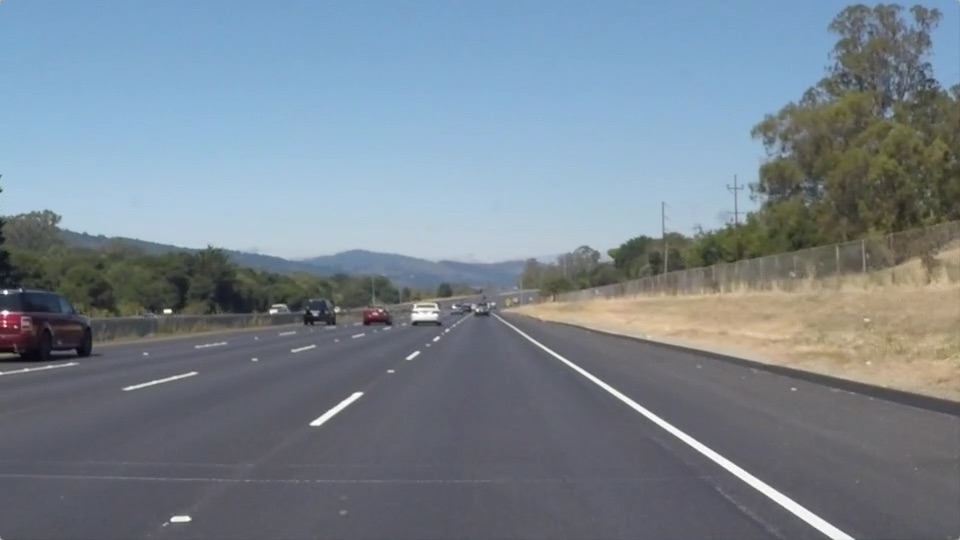
#> input picture solidWhiteRight.jpg, 960 x 540 px
$ python sobel.py   (older library calls are emulated)
#> lines starting #> are read from the running program, lines starting #| are printed output that depends on the picture
import matplotlib.pyplot as plt
import matplotlib.image as mpimg
import numpy as np
import cv2

img = mpimg.imread('solidWhiteRight.jpg')
#> img is the input picture: shape (540, 960, 3); mean R, G, B 120.3, 132.6, 143.7

gray = cv2.cvtColor(img, cv2.COLOR_RGB2GRAY)
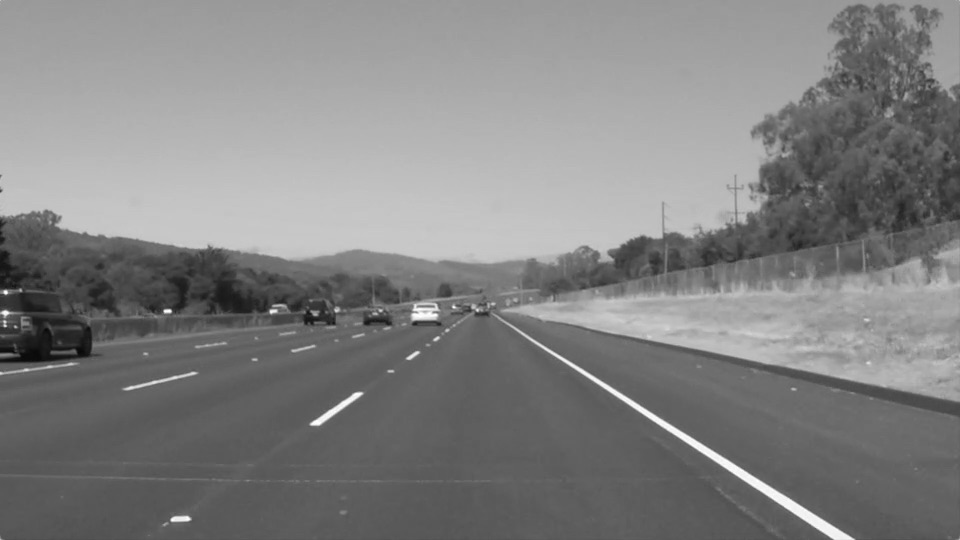
#> gray: shape (540, 960); min 8, max 255, mean 130.1

sobelx = cv2.Sobel(gray, cv2.CV_64F, 1, 0, ksize=9)
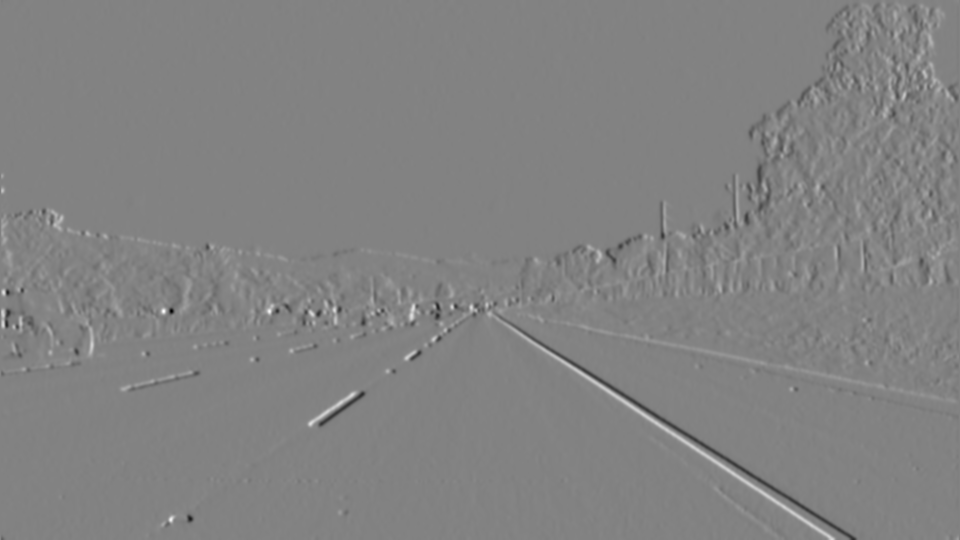
#> sobelx: shape (540, 960) float64; min -1247272, max 1189980, mean 120.9; drawn with min black and max white
sobely = cv2.Sobel(gray, cv2.CV_64F, 0, 1, ksize=9)
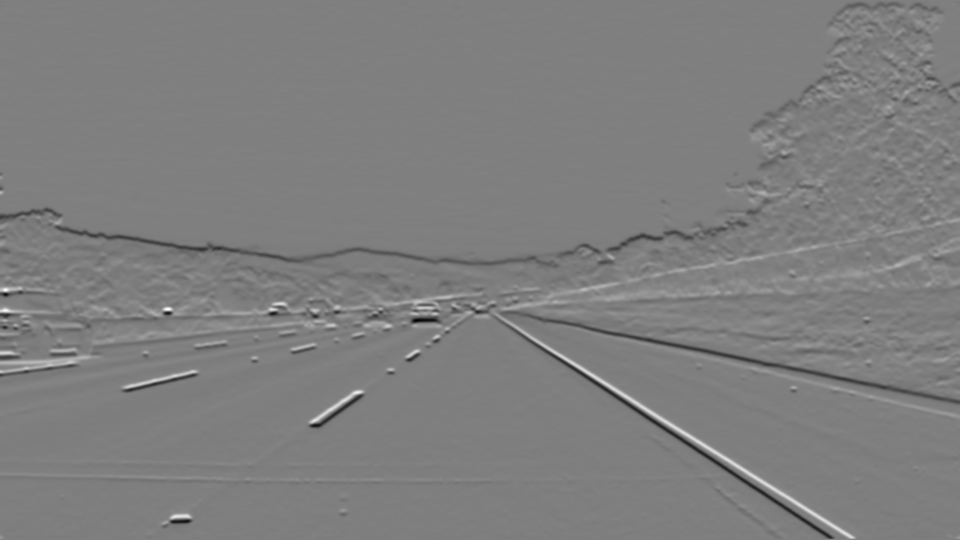
#> sobely: shape (540, 960) float64; min -1463408, max 1469218, mean -3730.2; drawn with min black and max white

z = sobelx + sobely

abs_sobelx = np.absolute(z)
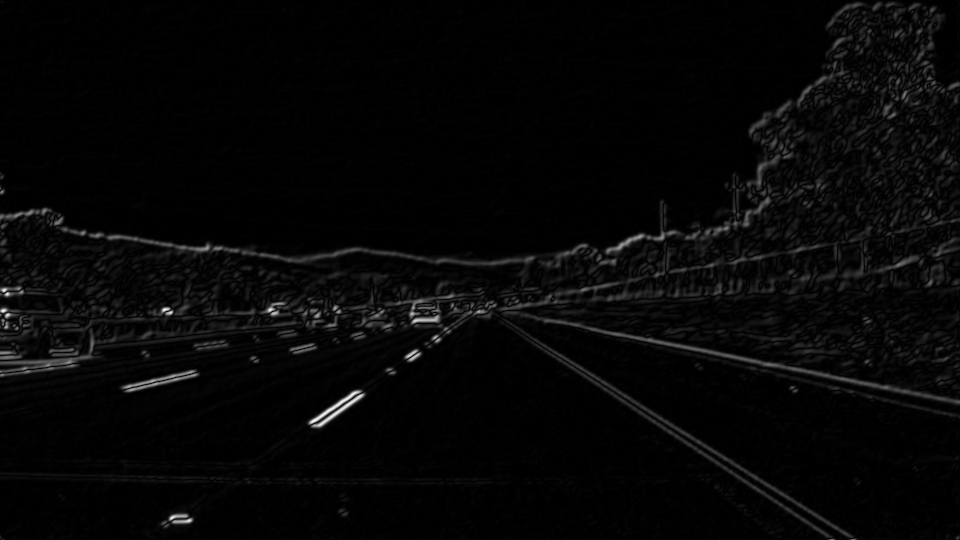
#> abs_sobelx: shape (540, 960) float64; min 0, max 1815790, mean 49558.7; drawn with min black and max white

scaled_sobel = np.uint8(255*abs_sobelx/np.max(abs_sobelx))

thresh_min = 20
thresh_max = 100
sxbinary = np.zeros_like(scaled_sobel)
sxbinary[(scaled_sobel >= thresh_min) & (scaled_sobel <=thresh_max)] = 1
plt.imshow(sxbinary, cmap='gray')
plt.show()
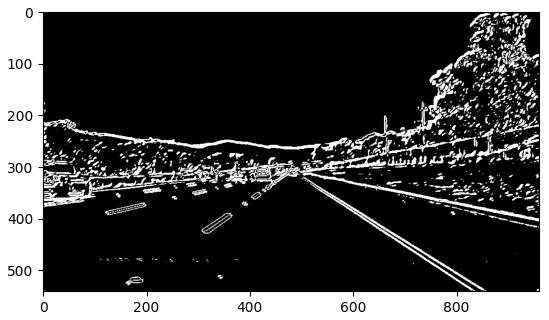
#> figure drawn by matplotlib, 1 panel

$ run again, with bridge_shadow.jpg copied over solidWhiteRight.jpg
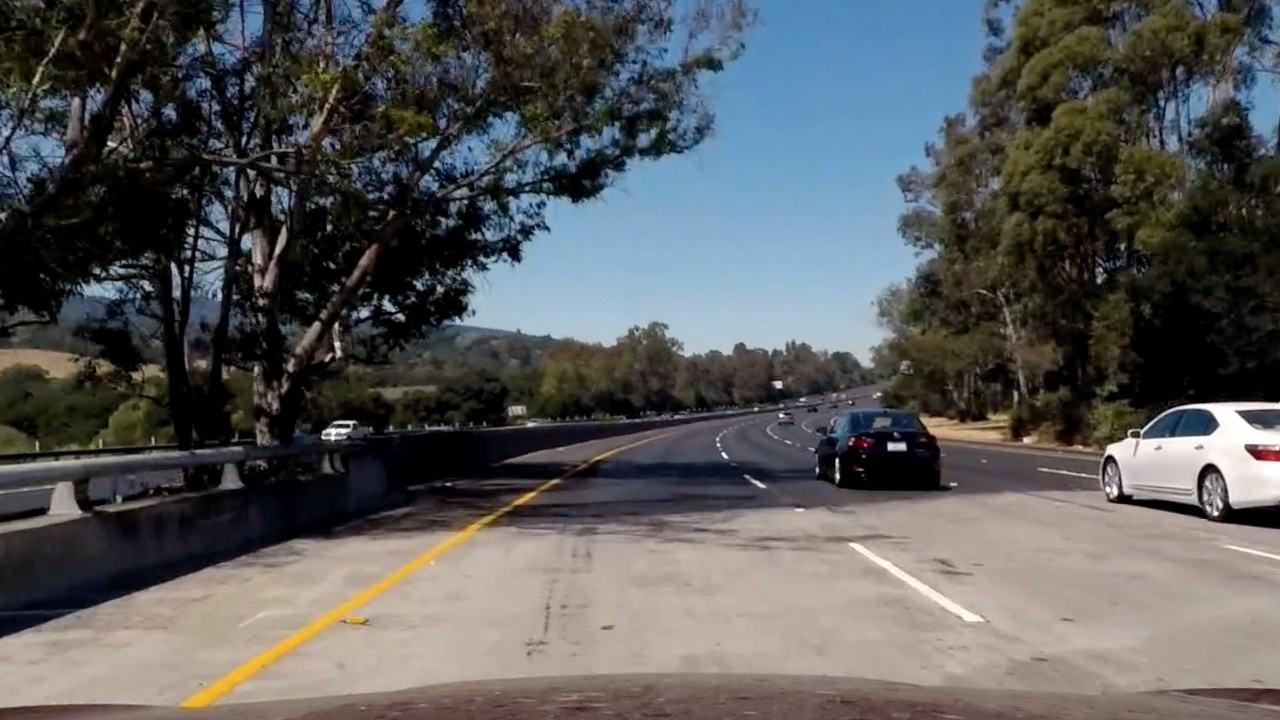
#> input picture bridge_shadow.jpg, 1280 x 720 px
#> img is the input picture: shape (720, 1280, 3); mean R, G, B 89.7, 90.6, 90.8
#> `abs_sobelx = np.absolute(z)`:
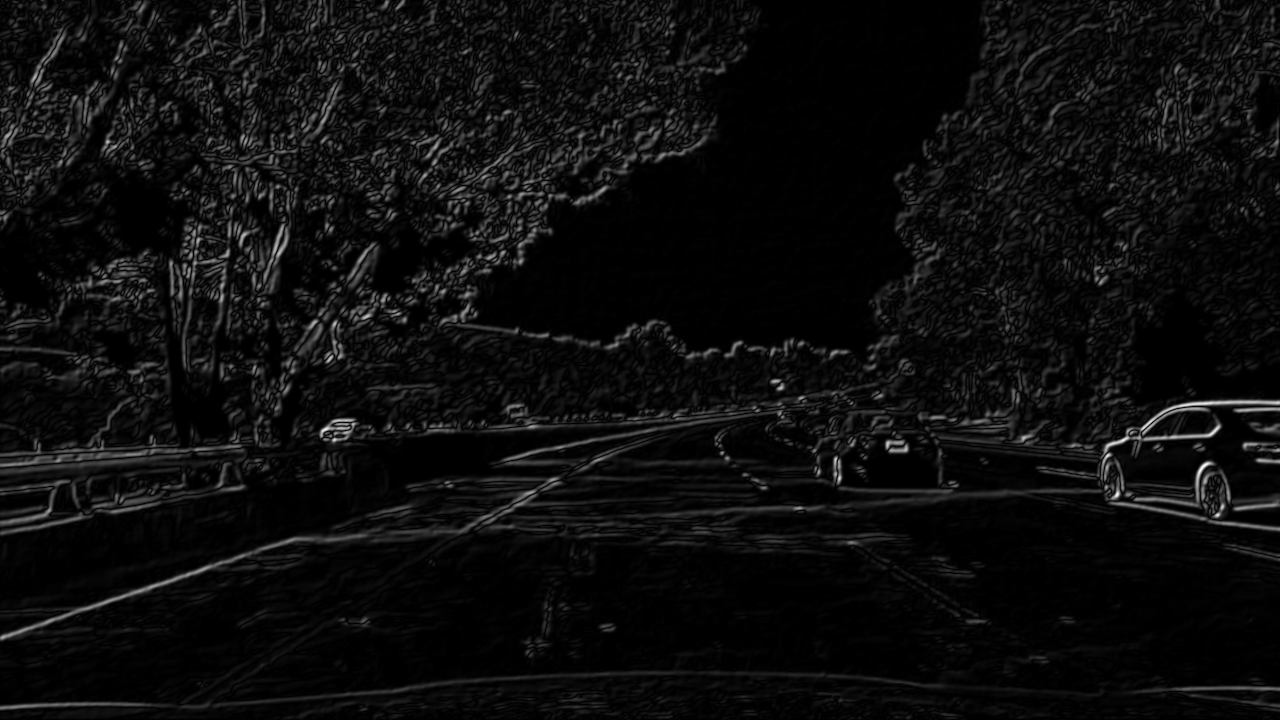
#> abs_sobelx: shape (720, 1280) float64; min 0, max 2433360, mean 130467.9; drawn with min black and max white
#> `plt.show()`:
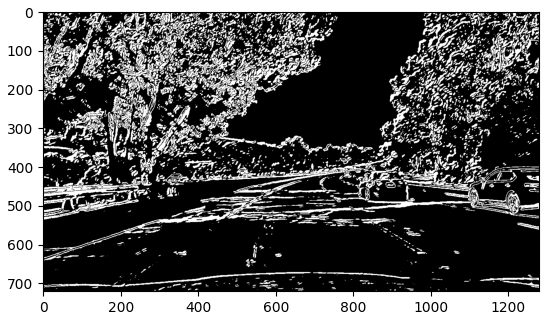
#> figure drawn by matplotlib, 1 panel

$ run again, with exit-ramp.jpg copied over solidWhiteRight.jpg
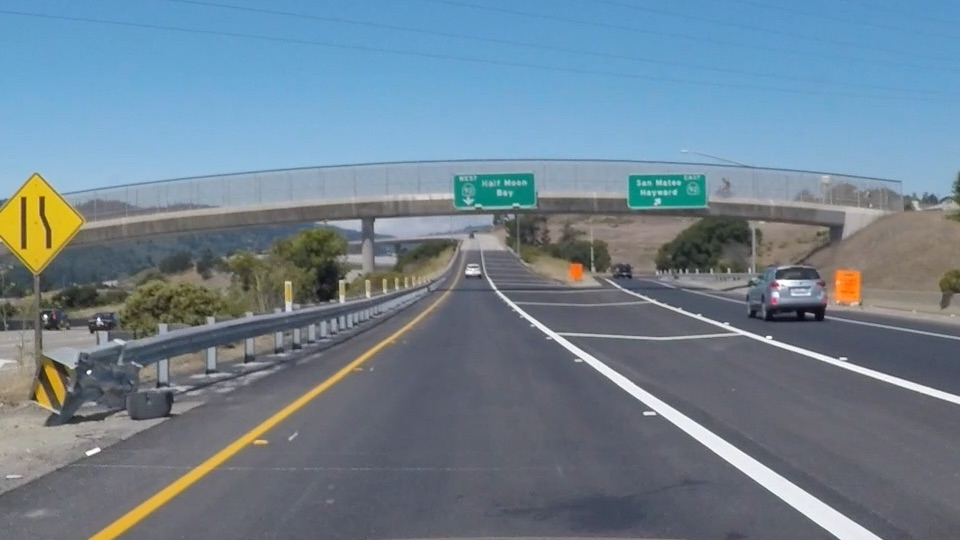
#> input picture exit-ramp.jpg, 960 x 540 px
#> img is the input picture: shape (540, 960, 3); mean R, G, B 111.3, 130.2, 144.4
#> `z = sobelx + sobely`:
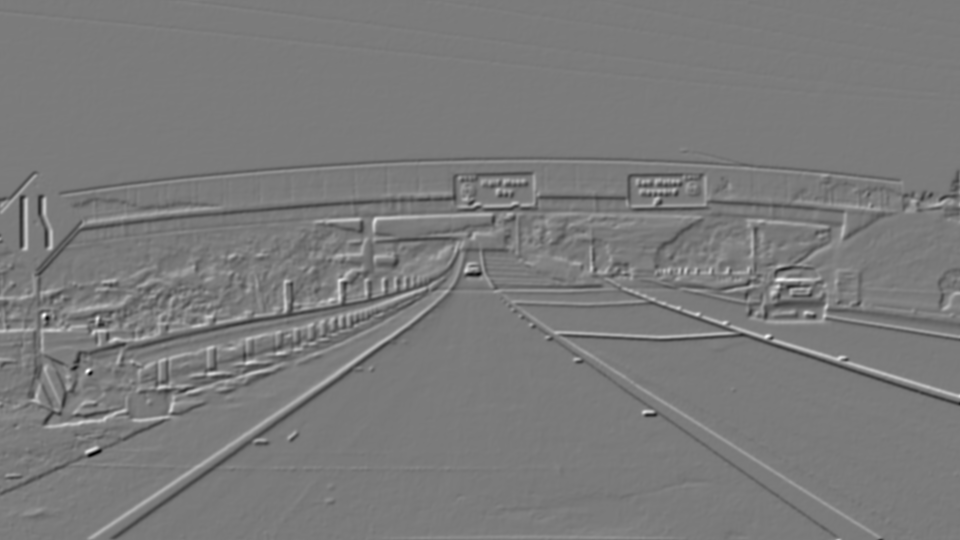
#> z: shape (540, 960) float64; min -1721016, max 1843456, mean -2512.2; drawn with min black and max white
#> `plt.show()`:
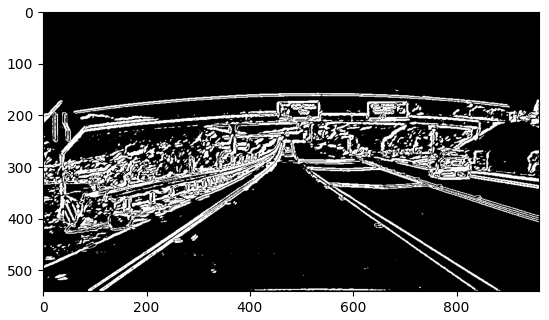
#> figure drawn by matplotlib, 1 panel
